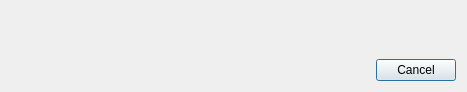
<?xml version="1.0" encoding="UTF-8"?>
<ui version="4.0">
 <class>DialogCreateViewModel</class>
 <widget class="QDialog" name="DialogCreateViewModel">
  <property name="windowModality">
   <enum>Qt::WindowModal</enum>
  </property>
  <property name="geometry">
   <rect>
    <x>0</x>
    <y>0</y>
    <width>467</width>
    <height>92</height>
   </rect>
  </property>
  <property name="windowTitle">
   <string>Create view model</string>
  </property>
  <property name="modal">
   <bool>true</bool>
  </property>
  <layout class="QVBoxLayout" name="verticalLayout">
   <item>
    <spacer name="verticalSpacer">
     <property name="orientation">
      <enum>Qt::Vertical</enum>
     </property>
     <property name="sizeHint" stdset="0">
      <size>
       <width>20</width>
       <height>40</height>
      </size>
     </property>
    </spacer>
   </item>
   <item>
    <layout class="QHBoxLayout" name="horizontalLayout">
     <item>
      <spacer name="horizontalSpacer">
       <property name="orientation">
        <enum>Qt::Horizontal</enum>
       </property>
       <property name="sizeHint" stdset="0">
        <size>
         <width>40</width>
         <height>20</height>
        </size>
       </property>
      </spacer>
     </item>
     <item>
      <widget class="QPushButton" name="pushButtonCancel">
       <property name="text">
        <string>Cancel</string>
       </property>
      </widget>
     </item>
    </layout>
   </item>
  </layout>
 </widget>
 <resources/>
 <connections/>
</ui>
